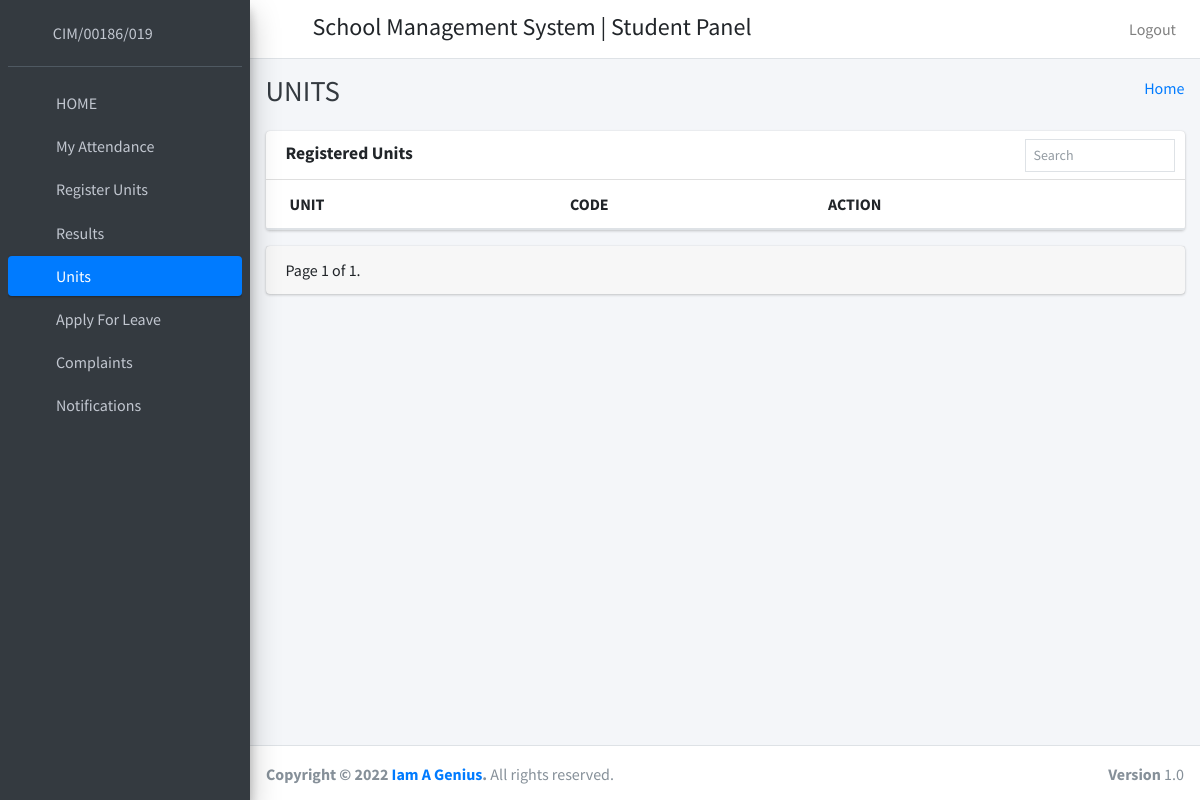
/Units (signed in), run on an earlier commit of the app's database.
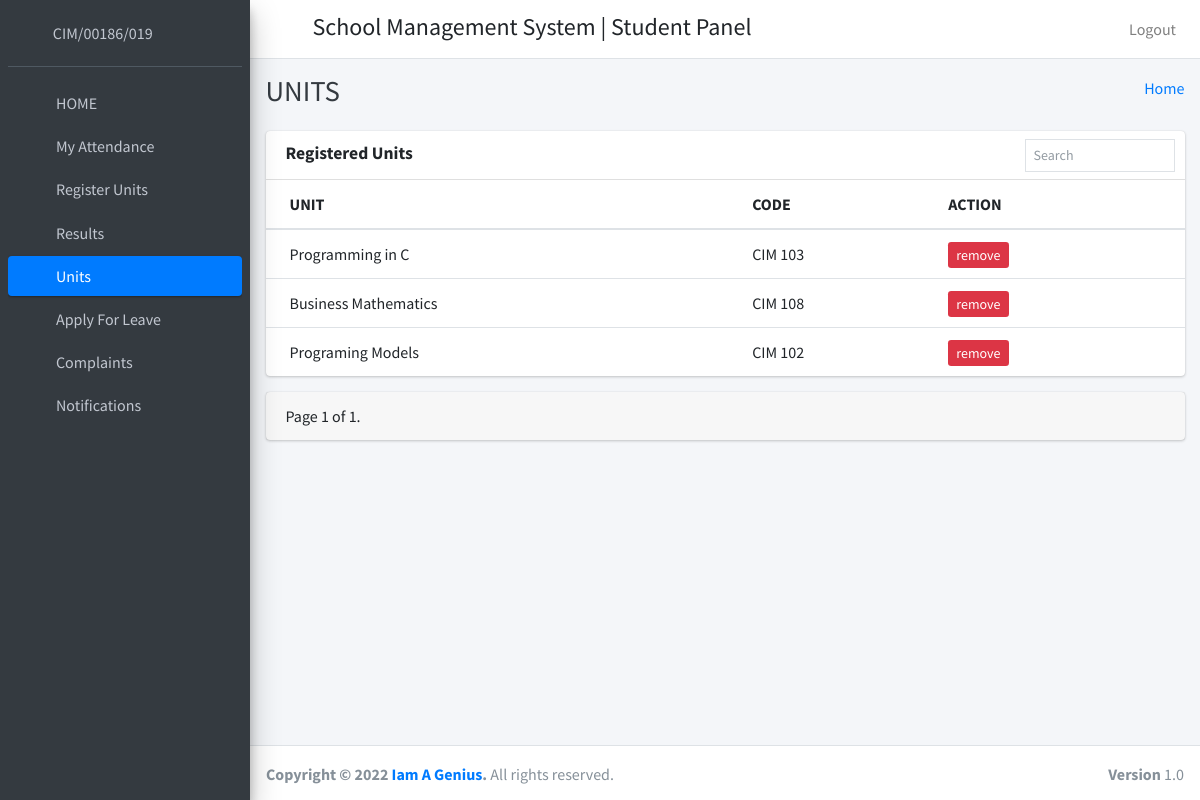
And on a later commit of the database.
### Student/models.py (models this page shows)
class CustomUser(AbstractUser):
    user_type_data=((1,"HOD"),(3,"staff"),(4,"student"),(2,"admin"))
    user_type= models.CharField(default=1, choices=user_type_data,max_length=10)

class registrationreport(models.Model):
    id = models.AutoField(primary_key=True)
    unit_id = models.ForeignKey(unitregistration, on_delete=models.CASCADE)
    subject_id = models.ForeignKey(subject, on_delete=models.CASCADE)
    student_id = models.ForeignKey(CustomUser, on_delete=models.CASCADE, default=6)
    status = models.BooleanField(default=False)
    created_at = models.DateTimeField(auto_now_add=True)
    updated_at = models.DateTimeField(auto_now_add=True)
    objects=models.Manager()

class subject(models.Model):
    id = models.AutoField(primary_key=True)
    subject_name = models.CharField(max_length=250)
    code = models.CharField(max_length=250)
    course_id = models.ForeignKey(courses,on_delete=models.CASCADE,default=1)
    stage_id = models.ForeignKey(semester,on_delete=models.SET_DEFAULT,default=1)
    staff_id = models.ForeignKey(CustomUser,on_delete=models.SET_DEFAULT,default=0)
    created_at = models.DateTimeField(auto_now_add=True)
    updated_at = models.DateTimeField(auto_now_add=True)
    objects=models.Manager()

### Student/student_views.py (the view)
# urls.py: path('Units',student_views.Units,name="Units"),
def Units(request):
    student_obj = CustomUser.objects.get(id=request.user.id)
    subject_data = registrationreport.objects.filter(status=1,student_id=student_obj)
    Myfilter = SubjectFilter(request.GET, queryset=subject_data)
    subject_data = Myfilter.qs
    paginator = Paginator(subject_data, 10)
    page = request.GET.get('page', 1)
    page_obj = paginator.get_page(page)
    page_range = paginator.get_elided_page_range(number=page, on_each_side=3, on_ends=2)
    try:
        subject_data = paginator.page(page)
    except PageNotAnInteger:
        subject_data = paginator.page(1)
    except EmptyPage:
        subject_data = paginator.page(paginator.num_pages)
    context={
        "subject_data":subject_data,
        "page_obj":page_obj,
        "page_range":page_range,
        "Myfilter":Myfilter.form,
    }
    return render(request,"student_template/units.html",context)

### templates/student_template/units.html (shortened to what this page needs)
{% extends 'student_template/base_template.html' %}
{% block page_title %} UNITS {% endblock page_title %}
{% load static %}
{% block main_content %}
<section class="content">
      <div class="container-fluid">
        <div class="row">
          <div class="col-md-12">
            <div class="card">
              <div class="card-header">
                    <h3 class="card-title text-bold">Registered Units</h3>
                  <div class="card-tools">
                    <form method="get" class="form-inline">
                      <div class="input-group input-group-sm border" style="width: 150px;">
                        {{Myfilter.code}}
                        <div class="input-group-append">
                          <button class="btn" type="submit">
                            <i class="fas fa-search"></i>
                          </button>
                        </div>
                      </div>
                    </form>
                  </div>
              </div>
              <div class="card-body table-responsive p-0">
                  <table class="table table-hover text-nowrap">
                      <thead>
                        <tr class="text-bold">
                            <th>UNIT</th>
                            <th>CODE</th>
                            <th>ACTION</th>
                        </tr>
                      </thead>
                      <tbody>
                      {% for subjects in subject_data %}
                        <tr>
                            <td>{{ subjects.subject_id.subject_name }}</td>
                            <td>{{ subjects.subject_id.code }}</td>
                            <td><a href="#" class="btn-sm btn-danger">remove</a></td>
                        </tr>
                      {% endfor %}
                      </tbody>
                  </table>
              </div>
            </div>
          </div>
        </div>
        <div class="card">
           <div class="card-footer">
              <div class="row">
                  <div class="col-lg-6">
                      <div class="pagination">
                          <span class="step-links">
                              <span class="current">
                                   Page  {{ page_obj.number }}  of  {{ page_obj.paginator.num_pages }}.
                              </span>
                          </span>
                      </div>
                  </div>
                  <div class="col-lg-6">
                  </div>
              </div>
          </div>
       </div>
      </div>
    </section>
{% endblock main_content %}

### templates/student_template/base_template.html (shortened to what this page needs)
<!DOCTYPE html>
{% load static %}
<html>
<head>
  <link rel="stylesheet" href="{% static "plugins/fontawesome-free/css/all.min.css" %}">
  <link rel="stylesheet" href="https://code.ionicframework.com/ionicons/2.0.1/css/ionicons.min.css">
  <link rel="stylesheet" href="{% static "plugins/tempusdominus-bootstrap-4/css/tempusdominus-bootstrap-4.min.css" %}">
  <link rel="stylesheet" href="{% static "plugins/icheck-bootstrap/icheck-bootstrap.min.css" %}">
  <link rel="stylesheet" href="{% static "plugins/jqvmap/jqvmap.min.css" %}">
  <link rel="stylesheet" href="{% static "dist/css/adminlte.min.css" %}">
  <link rel="stylesheet" href="{% static "plugins/overlayScrollbars/css/OverlayScrollbars.min.css" %}">
  <link rel="stylesheet" href="{% static "plugins/daterangepicker/daterangepicker.css" %}">
  <link rel="stylesheet" href="{% static "plugins/summernote/summernote-bs4.css" %}">
</head>
<body class="hold-transition sidebar-mini layout-fixed">
<div class="wrapper">
  <nav class="main-header navbar navbar-expand navbar-white navbar-light">
    <ul class="navbar-nav">
      <li class="nav-item">
        <a class="nav-link" data-widget="pushmenu" href="#"><i class="fas fa-bars"></i></a>
      </li>
    </ul>
  <h4 style="margin-left: 10px;margin-top: 5px">School Management System | Student Panel</h4>
    <ul class="navbar-nav ml-auto">
      <li class="nav-item">
        <a class="nav-link" href="/logout_user">
          Logout
        </a>
      </li>
    </ul>
  </nav>
  {% include 'student_template/sidebar.html' with user=user id=id %}
     <div class="content-wrapper">
    <div class="content-header">
      <div class="container-fluid">
        <div class="row mb-2">
          <div class="col-sm-6">
            <h1 class="m-0 text-dark">{% block page_title %}{% endblock page_title %}</h1>
          </div>
          <div class="col-sm-6">
            <ol class="breadcrumb float-sm-right">
              <li class="breadcrumb-item"><a href="/student_home">Home</a></li>
            </ol>
          </div>
        </div>
      </div>
    </div>
        {% block main_content %}
        {% endblock main_content %}
  </div>
  {% include 'student_template/footer.html' %}
</div>
</body>
</html>

### templates/student_template/sidebar.html (shortened to what this page needs)
{% load static %}
<aside class="main-sidebar sidebar-dark-primary elevation-4">
    <div class="sidebar">
      <div class="user-panel mt-3 pb-3 mb-3 d-flex">
        <div class="image">
        </div>
        <div class="info">
          <a href="{% url 'student_profile' %}" class="d-block"><i class="nav-icon fas fa-user"></i>&nbsp;&nbsp;&nbsp;{{ user.username }}</a>
        </div>
      </div>
      <nav class="mt-2">
        <ul class="nav nav-pills nav-sidebar flex-column" data-widget="treeview" role="menu" data-accordion="false">
          <li class="nav-item">
            {% url 'student_home' as student_home %}
            <a href="{{ student_home }}" class="nav-link {% if request.path == student_home %} active {% endif %} ">
              <i class="nav-icon fas fa-home"></i>
              <p>
                HOME
              </p>
            </a>
          </li>
          <li class="nav-item">
            {% url 'student_view_attendance' as student_view_attendance %}
            <a href="{{ student_view_attendance }}" class="nav-link {% if request.path == student_view_attendance %} active {% endif %} ">
              <i class="nav-icon fas fa-user"></i>
              <p>
                My Attendance
              </p>
            </a>
          </li>
          <li class="nav-item">
            {% url 'unit_registration' as unit_registration %}
            <a href="{{ unit_registration }}" class="nav-link {% if request.path == unit_registration %} active {% endif %} ">
              <i class="nav-icon fas fa-plus-circle"></i>
              <p>
                Register Units
              </p>
            </a>
          </li>
          <li class="nav-item">
            {% url 'student_view_result' as student_view_result %}
            <a href="{{ student_view_result }}" class="nav-link {% if request.path == student_view_result %} active {% endif %} ">
              <i class="nav-icon fas fa-address-card"></i>
              <p>
                Results
              </p>
            </a>
          </li>
          <li class="nav-item">
            {% url 'Units' as Units %}
            <a href="{{ Units }}" class="nav-link {% if request.path == Units %} active {% endif %} ">
              <i class="nav-icon fas fa-th"></i>
              <p>
                Units
              </p>
            </a>
          </li>
          <li class="nav-item">
            {% url 'student_apply_leave' as student_apply_leave %}
            <a href="{{ student_apply_leave }}" class="nav-link {% if request.path == student_apply_leave %} active {% endif %} ">
              <i class="nav-icon fas fa-user-times"></i>
              <p>
                Apply For Leave
              </p>
            </a>
          </li>
          <li class="nav-item">
            {% url 'student_feedback' as student_feedback %}
            <a href="{{ student_feedback }}" class="nav-link {% if request.path == student_feedback %} active {% endif %} ">
              <i class="nav-icon fas fa-envelope"></i>
              <p>
                Complaints
              </p>
            </a>
          </li>
          <li class="nav-item">
            {% url 'student_all_notification' as student_all_notification %}
            <a href="{{ student_all_notification }}" class="nav-link {% if request.path == student_all_notification %} active {% endif %} ">
              <i class="nav-icon fas fa-share-square"></i>
              <p>
                Notifications
              </p>
            </a>
          </li>
        </ul>
      </nav>
    </div>
  </aside>

### templates/student_template/footer.html
 <footer class="main-footer">
    <strong>Copyright &copy; 2022 <a href="http://adminlte.io">Iam A Genius</a>.</strong>
    All rights reserved.
    <div class="float-right d-none d-sm-inline-block">
      <b>Version</b> 1.0
    </div>
  </footer>

What changed in the data, as far as the page shows it:
added registrationreport: subject_id.subject_name "Programming in C", subject_id.code "CIM 103"
added registrationreport: subject_id.subject_name "Business Mathematics", subject_id.code "CIM 108"
added registrationreport: subject_id.subject_name "Programing Models", subject_id.code "CIM 102"
